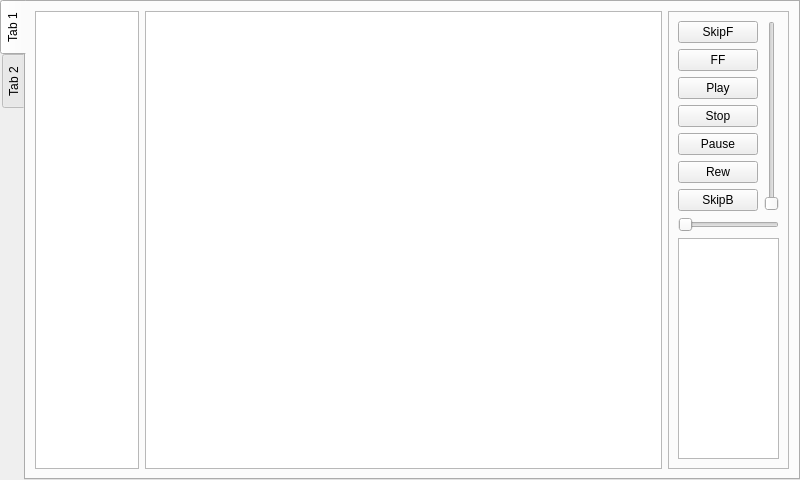
<ui version="4.0" >
 <class>ControllerGui</class>
 <widget class="QTabWidget" name="ControllerGui" >
  <property name="geometry" >
   <rect>
    <x>0</x>
    <y>0</y>
    <width>800</width>
    <height>480</height>
   </rect>
  </property>
  <property name="windowTitle" >
   <string>TabWidget</string>
  </property>
  <property name="tabPosition" >
   <enum>QTabWidget::West</enum>
  </property>
  <property name="currentIndex" >
   <number>0</number>
  </property>
  <widget class="QWidget" name="controllerTab" >
   <attribute name="title" >
    <string>Tab 1</string>
   </attribute>
   <layout class="QHBoxLayout" name="horizontalLayout_2" >
    <item>
     <widget class="QListView" name="listView" >
      <property name="sizePolicy" >
       <sizepolicy vsizetype="Expanding" hsizetype="Expanding" >
        <horstretch>1</horstretch>
        <verstretch>0</verstretch>
       </sizepolicy>
      </property>
     </widget>
    </item>
    <item>
     <widget class="QTreeView" name="m_browserTreeView" >
      <property name="sizePolicy" >
       <sizepolicy vsizetype="Expanding" hsizetype="Expanding" >
        <horstretch>5</horstretch>
        <verstretch>0</verstretch>
       </sizepolicy>
      </property>
      <property name="alternatingRowColors" >
       <bool>true</bool>
      </property>
     </widget>
    </item>
    <item>
     <widget class="QFrame" name="m_controllerGroup" >
      <property name="sizePolicy" >
       <sizepolicy vsizetype="Expanding" hsizetype="Expanding" >
        <horstretch>1</horstretch>
        <verstretch>0</verstretch>
       </sizepolicy>
      </property>
      <property name="frameShape" >
       <enum>QFrame::StyledPanel</enum>
      </property>
      <property name="frameShadow" >
       <enum>QFrame::Raised</enum>
      </property>
      <layout class="QVBoxLayout" name="verticalLayout_2" >
       <item>
        <layout class="QHBoxLayout" name="horizontalLayout" >
         <item>
          <layout class="QVBoxLayout" name="verticalLayout" >
           <item>
            <widget class="QPushButton" name="m_skipForwardButton" >
             <property name="text" >
              <string>SkipF</string>
             </property>
             <property name="checkable" >
              <bool>false</bool>
             </property>
            </widget>
           </item>
           <item>
            <widget class="QPushButton" name="m_seekForwardButton" >
             <property name="text" >
              <string>FF</string>
             </property>
             <property name="checkable" >
              <bool>false</bool>
             </property>
            </widget>
           </item>
           <item>
            <widget class="QPushButton" name="m_playButton" >
             <property name="text" >
              <string>Play</string>
             </property>
             <property name="checkable" >
              <bool>false</bool>
             </property>
            </widget>
           </item>
           <item>
            <widget class="QPushButton" name="m_stopButton" >
             <property name="text" >
              <string>Stop</string>
             </property>
             <property name="checkable" >
              <bool>false</bool>
             </property>
             <property name="checked" >
              <bool>false</bool>
             </property>
            </widget>
           </item>
           <item>
            <widget class="QPushButton" name="m_pauseButton" >
             <property name="text" >
              <string>Pause</string>
             </property>
             <property name="checkable" >
              <bool>false</bool>
             </property>
            </widget>
           </item>
           <item>
            <widget class="QPushButton" name="m_seekBackwardButton" >
             <property name="text" >
              <string>Rew</string>
             </property>
             <property name="checkable" >
              <bool>false</bool>
             </property>
            </widget>
           </item>
           <item>
            <widget class="QPushButton" name="m_skipBackwardButton" >
             <property name="text" >
              <string>SkipB</string>
             </property>
             <property name="checkable" >
              <bool>false</bool>
             </property>
            </widget>
           </item>
          </layout>
         </item>
         <item>
          <widget class="QSlider" name="m_seekSlider" >
           <property name="orientation" >
            <enum>Qt::Vertical</enum>
           </property>
          </widget>
         </item>
        </layout>
       </item>
       <item>
        <widget class="QSlider" name="m_volumeSlider" >
         <property name="orientation" >
          <enum>Qt::Horizontal</enum>
         </property>
        </widget>
       </item>
       <item>
        <widget class="QListView" name="m_rendererListView" >
         <property name="sizePolicy" >
          <sizepolicy vsizetype="Expanding" hsizetype="Expanding" >
           <horstretch>0</horstretch>
           <verstretch>1</verstretch>
          </sizepolicy>
         </property>
         <property name="resizeMode" >
          <enum>QListView::Fixed</enum>
         </property>
        </widget>
       </item>
      </layout>
     </widget>
    </item>
   </layout>
  </widget>
  <widget class="QWidget" name="settingsTab" >
   <attribute name="title" >
    <string>Tab 2</string>
   </attribute>
  </widget>
 </widget>
 <resources/>
 <connections/>
</ui>
